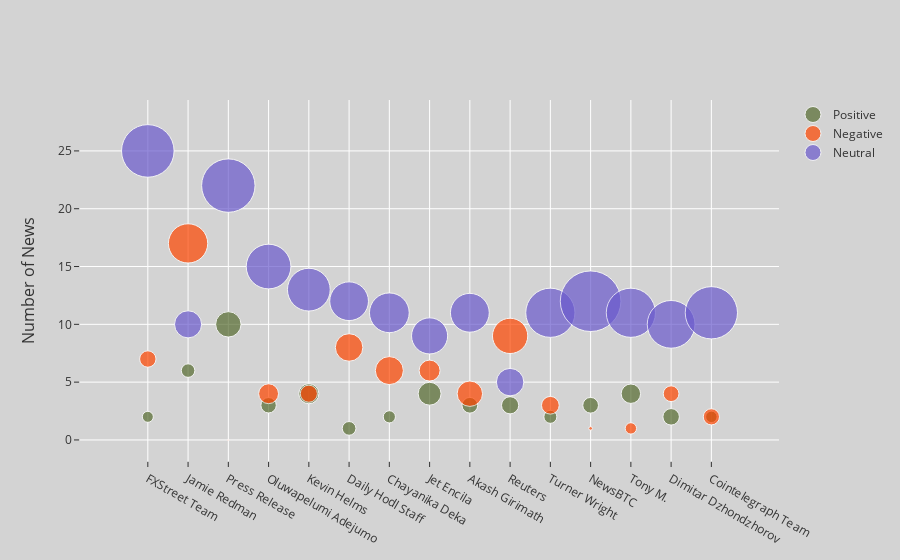

The code cell stored with this chart in its notebook:
### Markdown cell above
---

### Code cell
fig4 = make_subplots(rows=1, cols=1, y_title="Number of News")

fig4.add_scatter(name='Positive', x=df[:15]['author'], y=df[:15]['number_of_positive_news'], mode='markers', 
                 marker=dict(size=df[:15]['positive_ratio']*80, color='DarkOliveGreen'), customdata=df[['number_of_positive_news','positive_ratio']], 
                 hovertemplate="<b>%{x}</b><br><b>Number of Positive News: </b> %{customdata[0]}<br><b>Positve Ratio: </b> %{customdata[1]}")
                 
fig4.add_scatter(name='Negative', x=df[:15]['author'], y=df[:15]['number_of_negative_news'], mode='markers', 
                 marker=dict(size=df[:15]['negative_ratio']*80, color='OrangeRed'), customdata=df[['number_of_negative_news', 'negative_ratio']], 
                 hovertemplate="<b>%{x}</b><br><b>Number of Negative News: </b> %{customdata[0]}<br><b>Negative Ratio: </b> %{customdata[1]}")

fig4.add_scatter(name='Neutral', x=df[:15]['author'], y=df[:15]['number_of_neutral_news'], mode='markers', 
                 marker=dict(size=df[:15]['neutral_ratio']*80, color='SlateBlue'), customdata=df[['number_of_neutral_news', 'neutral_ratio']],
                 hovertemplate="<b>%{x}</b><br><b>Number of Neutral News: </b> %{customdata[0]}<br><b>Neutral Ratio: </b> %{customdata[1]}")

fig4.update_layout(template='ggplot2', paper_bgcolor='rgb(211, 211, 211)', plot_bgcolor='rgb(211, 211, 211)')

### Figure 1 — Plotly figure (JSON) as saved in the notebook; plotly's stock layout.template omitted (floating-point values rounded to 4 significant figures)
{"data": [{"customdata": [[2, 0.1377], [6, 0.1695], [10, 0.318], [3, 0.1929], [4, 0.2514], [1, 0.1714], [2, 0.1525], [4, 0.2862], [3, 0.1967], [3, 0.2153], [2, 0.1629], [3, 0.1966], [4, 0.243], [2, 0.2066], [2, 0.1441], [2, 0.1762], [1, 0.1399], [4, 0.234], [4, 0.3349], [2, 0.2001], [2, 0.1418], [0, 0.08853], [5, 0.4007], [2, 0.2087], [3, 0.2866], [1, 0.1576], [1, 0.2131], [3, 0.3309], [3, 0.2587], [1, 0.1783]], "hovertemplate": "<b>%{x}</b><br><b>Number of Positive News: </b> %{customdata[0]}<br><b>Positve Ratio: </b> %{customdata[1]}", "marker": {"color": "DarkOliveGreen", "size": [11.01, 13.56, 25.44, 15.43, 20.11, 13.71, 12.2, 22.89, 15.74, 17.22, 13.03, 15.73, 19.44, 16.53, 11.53]}, "mode": "markers", "name": "Positive", "type": "scatter", "x": ["FXStreet Team", "Jamie Redman", "Press Release", "Oluwapelumi Adejumo", "Kevin Helms", "Daily Hodl Staff", "Chayanika Deka", "Jet Encila", "Akash Girimath", "Reuters", "Turner Wright", "NewsBTC", "Tony M.", "Dimitar Dzhondzhorov", "Cointelegraph Team"], "y": [2, 6, 10, 3, 4, 1, 2, 4, 3, 3, 2, 3, 4, 2, 2]}, {"customdata": [[7, 0.2049], [17, 0.4913], [0, 0.01411], [4, 0.2484], [4, 0.214], [8, 0.3442], [6, 0.3505], [6, 0.2623], [4, 0.3179], [9, 0.4411], [3, 0.2219], [1, 0.04575], [1, 0.1423], [4, 0.1968], [2, 0.2024], [4, 0.2793], [8, 0.4775], [1, 0.1472], [3, 0.1833], [2, 0.1999], [3, 0.2552], [2, 0.2404], [5, 0.4216], [1, 0.1768], [7, 0.555], [5, 0.5334], [1, 0.09503], [0, 0.02685], [3, 0.3027], [0, 0.01367]], "hovertemplate": "<b>%{x}</b><br><b>Number of Negative News: </b> %{customdata[0]}<br><b>Negative Ratio: </b> %{customdata[1]}", "marker": {"color": "OrangeRed", "size": [16.39, 39.3, 1.129, 19.87, 17.12, 27.54, 28.04, 20.98, 25.43, 35.29, 17.75, 3.66, 11.38, 15.74, 16.19]}, "mode": "markers", "name": "Negative", "type": "scatter", "x": ["FXStreet Team", "Jamie Redman", "Press Release", "Oluwapelumi Adejumo", "Kevin Helms", "Daily Hodl Staff", "Chayanika Deka", "Jet Encila", "Akash Girimath", "Reuters", "Turner Wright", "NewsBTC", "Tony M.", "Dimitar Dzhondzhorov", "Cointelegraph Team"], "y": [7, 17, 0, 4, 4, 8, 6, 6, 4, 9, 3, 1, 1, 4, 2]}, {"customdata": [[25, 0.6574], [10, 0.3392], [22, 0.6679], [15, 0.5587], [13, 0.5346], [12, 0.4844], [11, 0.4969], [9, 0.4515], [11, 0.4854], [5, 0.3436], [11, 0.6153], [12, 0.7577], [11, 0.6147], [10, 0.5966], [11, 0.6535], [9, 0.5445], [5, 0.3826], [9, 0.6188], [6, 0.4818], [8, 0.6001], [7, 0.603], [9, 0.6711], [1, 0.1777], [8, 0.6145], [1, 0.1583], [5, 0.309], [9, 0.6919], [7, 0.6422], [4, 0.4386], [9, 0.8081]], "hovertemplate": "<b>%{x}</b><br><b>Number of Neutral News: </b> %{customdata[0]}<br><b>Neutral Ratio: </b> %{customdata[1]}", "marker": {"color": "SlateBlue", "size": [52.59, 27.14, 53.43, 44.69, 42.77, 38.75, 39.75, 36.12, 38.83, 27.49, 49.22, 60.61, 49.18, 47.73, 52.28]}, "mode": "markers", "name": "Neutral", "type": "scatter", "x": ["FXStreet Team", "Jamie Redman", "Press Release", "Oluwapelumi Adejumo", "Kevin Helms", "Daily Hodl Staff", "Chayanika Deka", "Jet Encila", "Akash Girimath", "Reuters", "Turner Wright", "NewsBTC", "Tony M.", "Dimitar Dzhondzhorov", "Cointelegraph Team"], "y": [25, 10, 22, 15, 13, 12, 11, 9, 11, 5, 11, 12, 11, 10, 11]}], "layout": {"annotations": [{"font": {"size": 16}, "showarrow": false, "text": "Number of News", "textangle": -90, "x": 0, "xanchor": "right", "xref": "paper", "xshift": -40, "y": 0.5, "yanchor": "middle", "yref": "paper"}], "paper_bgcolor": "rgb(211, 211, 211)", "plot_bgcolor": "rgb(211, 211, 211)", "xaxis": {"anchor": "y", "domain": [0, 1]}, "yaxis": {"anchor": "x", "domain": [0, 1]}}}
